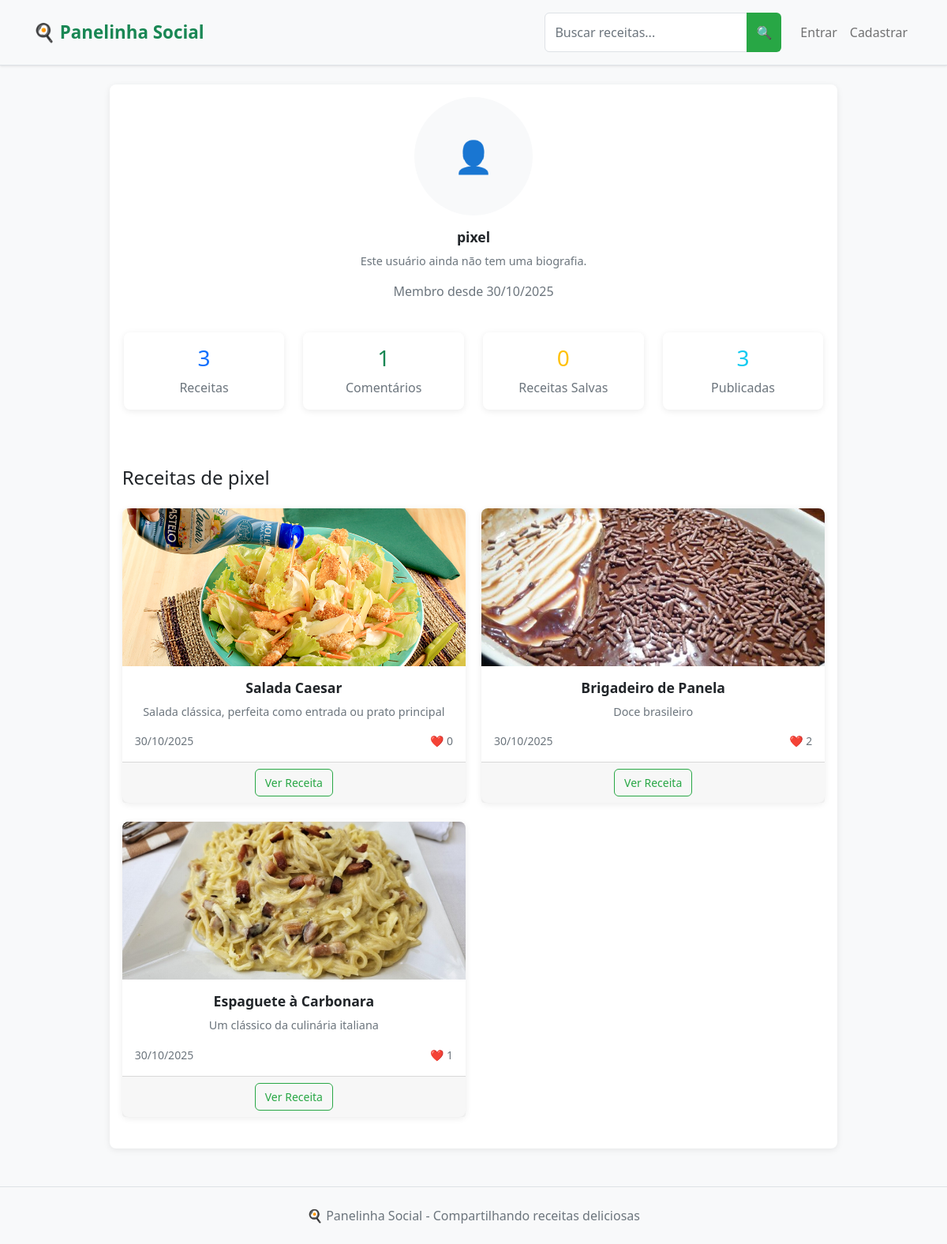
Before: /user/pixel with the older database file.
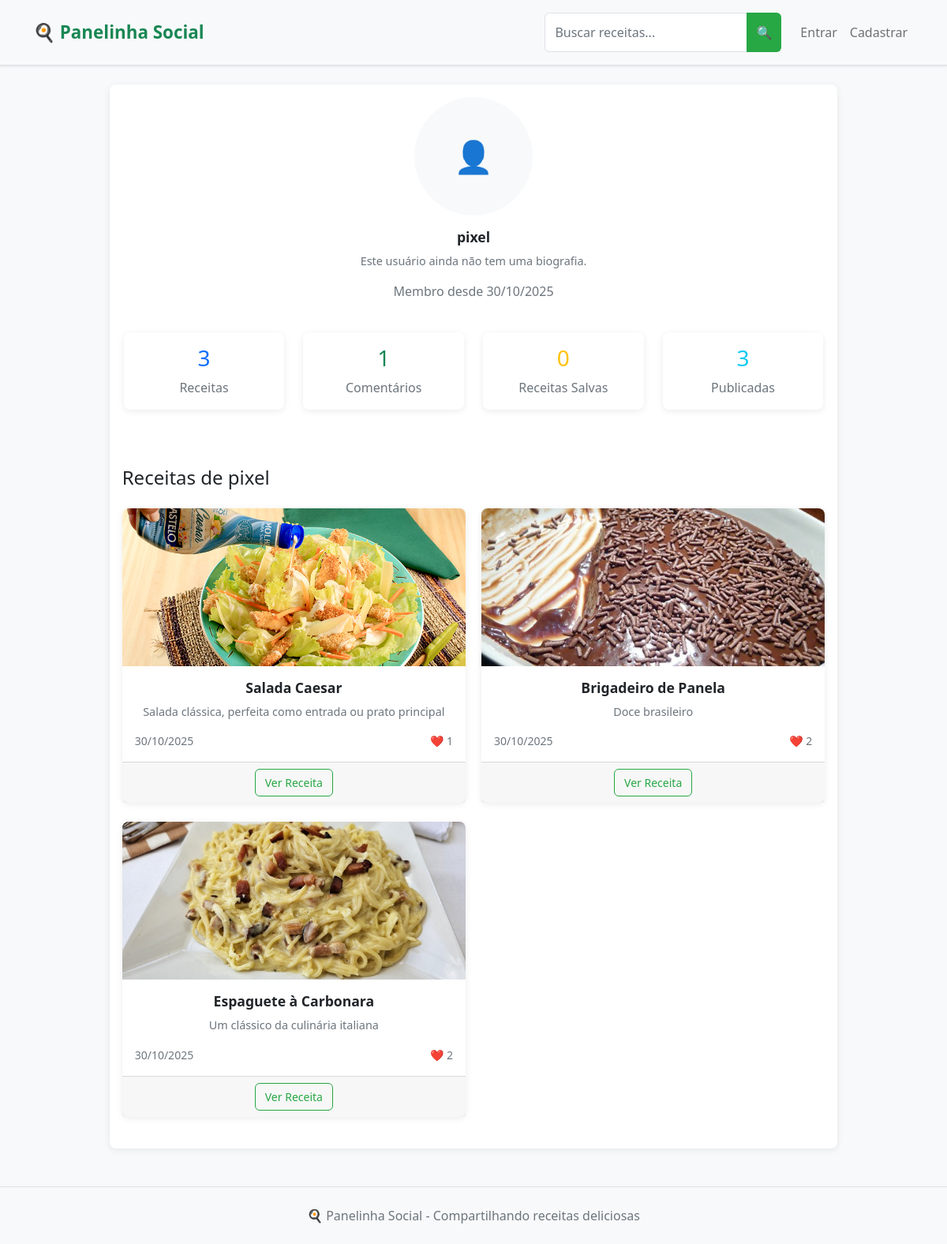
After: the same page with the newer database file.
### app.py (models this page shows, shortened)
class Recipe(db.Model):
    __tablename__ = 'recipe'
    id = db.Column(db.Integer, primary_key=True)
    title = db.Column(db.String(100), nullable=False, index=True)
    description = db.Column(db.Text)
    ingredients = db.Column(db.Text)
    steps = db.Column(db.Text)
    image = db.Column(db.String(200))
    categories = db.Column(db.String(200))
    difficulty = db.Column(db.String(20), nullable=False, default='Fácil', index=True)  # NOVO CAMPO
    is_draft = db.Column(db.Boolean, default=False, index=True)
    created_at = db.Column(db.DateTime, default=datetime.utcnow, index=True)
    updated_at = db.Column(db.DateTime, default=datetime.utcnow, onupdate=datetime.utcnow)
    views = db.Column(db.Integer, default=0, index=True)
    user_id = db.Column(db.Integer, db.ForeignKey('user.id'), nullable=False, index=True)
    likes = db.relationship('Like', backref='recipe', lazy='select')
    comments = db.relationship('Comment', backref='recipe', lazy='select')
    saved_by = db.relationship('SavedRecipe', backref='recipe', lazy='select')
    def like_count(self):
        if hasattr(self, '_like_count'):
            return self._like_count
        return len(self.likes)

### app.py (the view)
@app.route('/user/<username>')
def user_profile(username):
    user = User.query.filter_by(username=username).first_or_404()
    recipes = Recipe.query.filter_by(user_id=user.id, is_draft=False)\
                         .order_by(Recipe.created_at.desc())\
                         .all()
    return render_template('user_profile.html',
                         title=f'Perfil - {user.username}',
                         user=user,
                         recipes=recipes)

### templates/user_profile.html (shortened to what the changed rows need)
{% extends "base.html" %}
{% block content %}
<div class="row justify-content-center">
    <div class="col-md-10">
        <div class="card">
            <div class="card-body text-center">
                <div class="mb-4">
                    <h2 class="card-title">{{ user.username }}</h2>
                </div>
                <div class="mt-5">
                    {% if recipes %}
                        <div class="row">
                            {% for recipe in recipes %}
                                <div class="col-md-6 mb-4">
                                    <div class="card h-100">
                                        {% if recipe.image %}
                                            <img src="{{ url_for('static', filename='uploads/' + recipe.image) }}"
                                                 class="card-img-top"
                                                 style="height: 200px; object-fit: cover;"
                                                 alt="{{ recipe.title }}">
                                        {% else %}
                                            <div class="card-img-top bg-light d-flex align-items-center justify-content-center"
                                                 style="height: 200px;">
                                                <span class="text-muted">📷</span>
                                            </div>
                                        {% endif %}
                                        <div class="card-body">
                                            <h5 class="card-title">{{ recipe.title }}</h5>
                                            <p class="card-text text-muted">
                                                {{ recipe.description[:100] }}{% if recipe.description|length > 100 %}...{% endif %}
                                            </p>
                                            <div class="d-flex justify-content-between text-muted">
                                                <small>{{ recipe.created_at.strftime('%d/%m/%Y') }}</small>
                                                <small>❤️ {{ recipe.like_count() }}</small>
                                            </div>
                                        </div>
                                        <div class="card-footer">
                                            <a href="{{ url_for('recipe_detail', recipe_id=recipe.id) }}"
                                               class="btn btn-outline-success btn-sm">
                                                Ver Receita
                                            </a>
                                        </div>
                                    </div>
                                </div>
                            {% endfor %}
                        </div>
                    {% endif %}
                </div>
            </div>
        </div>
    </div>
</div>
{% endblock %}

Changed rows visible on the page:
changed Recipe "Salada Caesar": like_count "0" → "1"
computed for Recipe "Espaguete à Carbonara": like_count "1" → "2"
